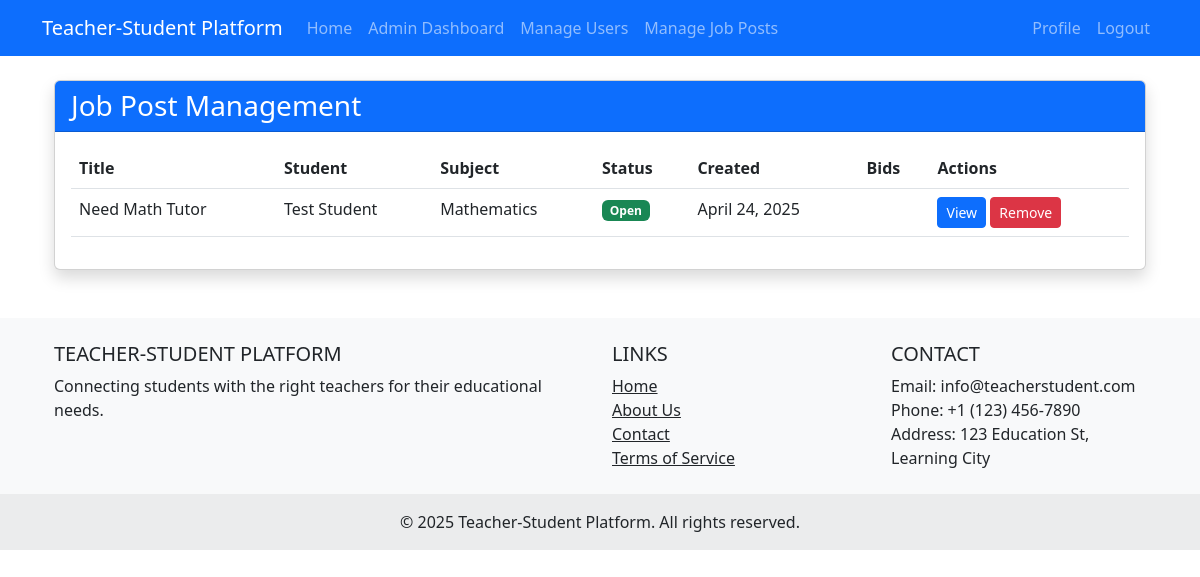
/admin-panel/job-posts/ (signed in), run on an earlier commit of the app's database.
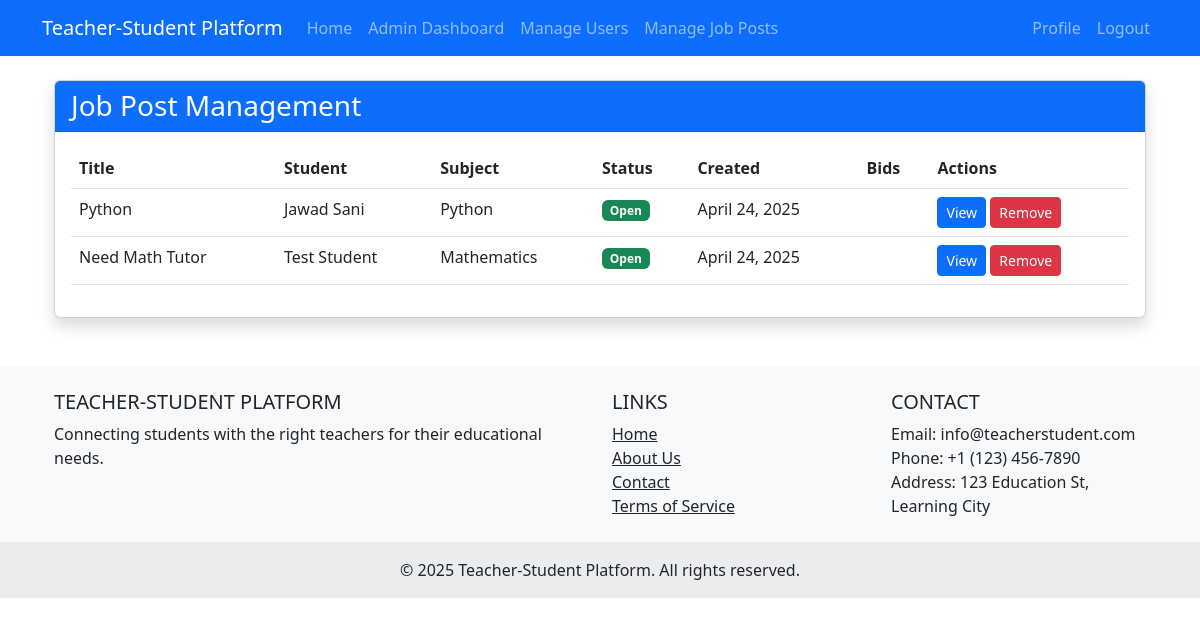
And on a later commit of the database.
### student/models.py (models this page shows, shortened)
class JobPost(models.Model):
    STATUS_CHOICES = (
        ('open', 'Open'),
        ('in_progress', 'In Progress'),
        ('closed', 'Closed'),
    )
    student = models.ForeignKey(StudentProfile, on_delete=models.CASCADE, related_name='job_posts')
    title = models.CharField(max_length=255)
    description = models.TextField()
    subject = models.CharField(max_length=100)
    education_level = models.CharField(max_length=100)
    preferred_experience = models.PositiveIntegerField(default=0, help_text="Preferred years of experience")
    budget_range = models.CharField(max_length=100, blank=True, null=True)
    location_preference = models.CharField(max_length=100, blank=True, null=True)
    status = models.CharField(max_length=15, choices=STATUS_CHOICES, default='open')
    requirements_met = models.BooleanField(default=True)
    created_at = models.DateTimeField(auto_now_add=True)
    updated_at = models.DateTimeField(auto_now=True)
    current_bid_cycle = models.PositiveIntegerField(default=1)
    max_bids_current_cycle = models.PositiveIntegerField(default=10)  # 10 for first cycle, +5 for each subsequent cycle

class StudentProfile(models.Model):
    user = models.OneToOneField(settings.AUTH_USER_MODEL, on_delete=models.CASCADE, related_name='student_profile')
    education_level = models.CharField(max_length=100, blank=True, null=True)
    subjects_of_interest = models.CharField(max_length=255, blank=True, null=True)

### accounts/models.py (models this page shows, shortened)
class User(AbstractUser):
    USER_TYPE_CHOICES = (
        ('admin', 'Admin'),
        ('teacher', 'Teacher'),
        ('student', 'Student/Guardian'),
    )
    user_type = models.CharField(max_length=10, choices=USER_TYPE_CHOICES, default='student')
    phone_number = models.CharField(max_length=15, blank=True, null=True)
    address = models.TextField(blank=True, null=True)
    profile_picture = models.ImageField(upload_to='profile_pictures/', blank=True, null=True)
    is_blocked = models.BooleanField(default=False)
    @property
    def is_admin(self):
        return self.user_type == 'admin'
    @property
    def is_teacher(self):
        return self.user_type == 'teacher'
    @property
    def is_student(self):
        return self.user_type == 'student'

### admin_panel/views.py (the view)
# urls.py: path('job-posts/', views.job_post_list, name='job_post_list'),
@login_required
@admin_required
def job_post_list(request):
    job_posts = JobPost.objects.all().order_by('-created_at')
    context = {
        'job_posts': job_posts,
    }
    return render(request, 'admin_panel/job_post_list.html', context)

### templates/admin_panel/job_post_list.html (shortened to what this page needs)
{% extends 'base.html' %}
{% block content %}
<div class="container mt-4">
    <div class="row">
        <div class="col-md-12">
            <div class="card shadow">
                <div class="card-header bg-primary text-white">
                    <h3 class="mb-0">Job Post Management</h3>
                </div>
                <div class="card-body">
                    <div class="table-responsive">
                        <table class="table table-hover">
                            <thead>
                                <tr>
                                    <th>Title</th>
                                    <th>Student</th>
                                    <th>Subject</th>
                                    <th>Status</th>
                                    <th>Created</th>
                                    <th>Bids</th>
                                    <th>Actions</th>
                                </tr>
                            </thead>
                            <tbody>
                                {% for job_post in job_posts %}
                                    <tr>
                                        <td>{{ job_post.title }}</td>
                                        <td>{{ job_post.student.user.get_full_name }}</td>
                                        <td>{{ job_post.subject }}</td>
                                        <td>
                                            <span class="badge {% if job_post.status == 'open' %}bg-success{% elif job_post.status == 'assigned' %}bg-primary{% else %}bg-secondary{% endif %}">
                                                {{ job_post.get_status_display }}
                                            </span>
                                        </td>
                                        <td>{{ job_post.created_at|date:"F j, Y" }}</td>
                                        <td>{{ job_post.teacherbid_set.count }}</td>
                                        <td>
                                            <a href="#" class="btn btn-sm btn-primary" data-bs-toggle="modal" data-bs-target="#jobPostModal{{ job_post.pk }}">View</a>
                                            <a href="{% url 'admin_panel:remove_job_post' job_post.pk %}" class="btn btn-sm btn-danger">Remove</a>
                                        </td>
                                    </tr>
                                {% endfor %}
                            </tbody>
                        </table>
                    </div>
                </div>
            </div>
        </div>
    </div>
</div>
{% endblock %}

What changed in the data, as far as the page shows it:
added JobPost: title "Python", student.user.get_full_name "Jawad Sani", subject "Python", status "Open", created_at "April 24, 2025"
